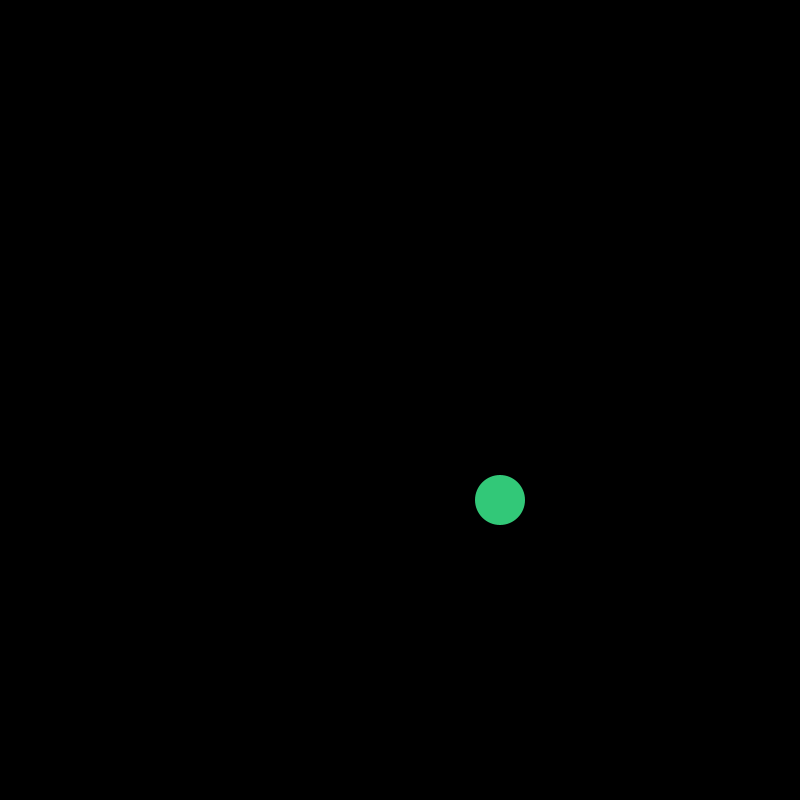
Frame 1 (no input)
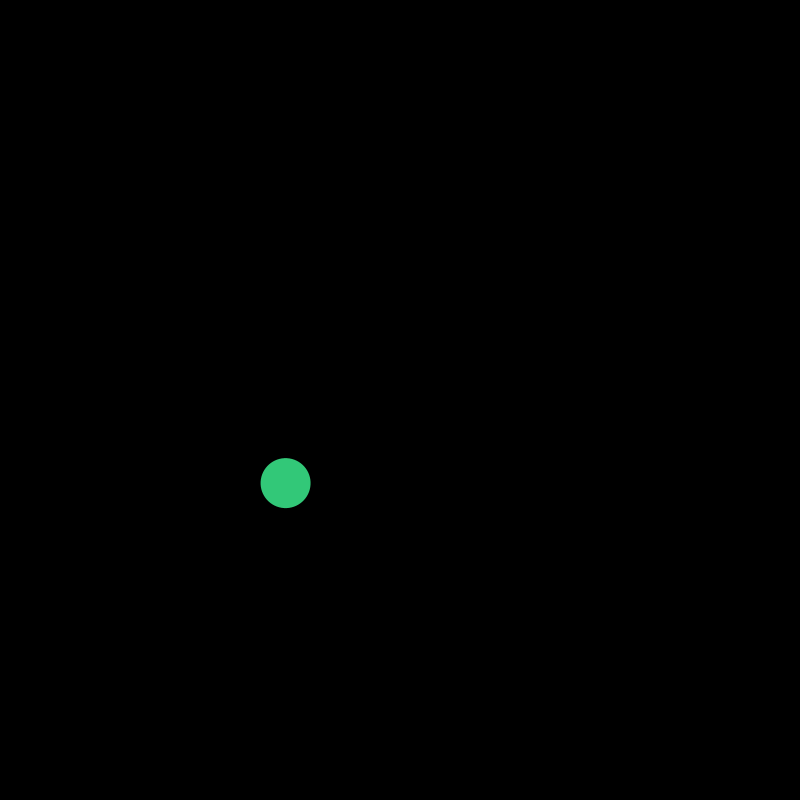
Frame 60 (the mouse pressed at the canvas centre just before this capture)
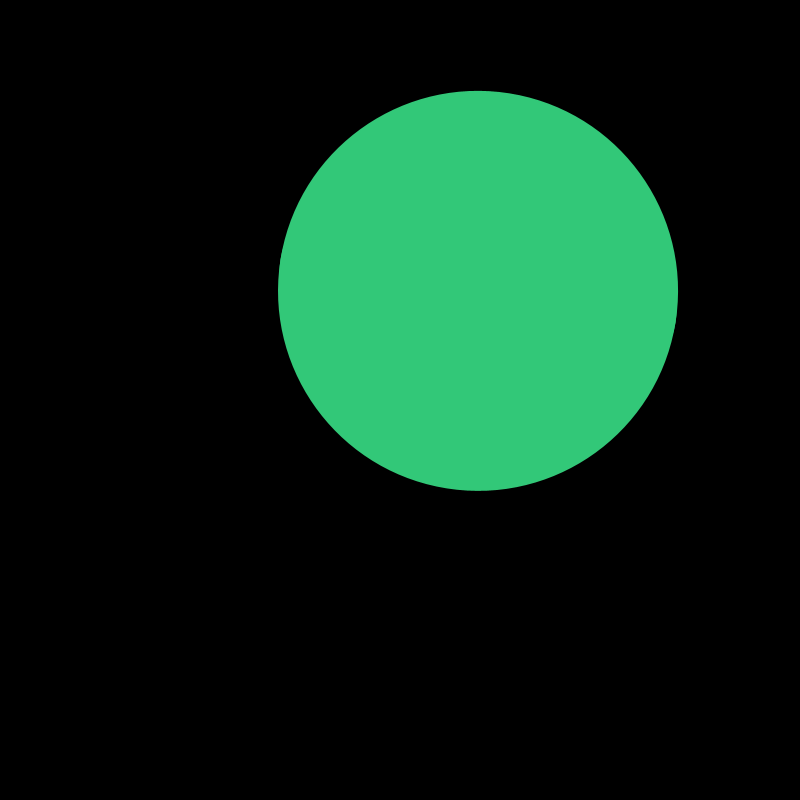
Frame 120 (the mouse held since frame 60 and released just before this capture)

The Processing sketch that drew these frames (run headless with seeded random() and noise(); from frame 60 on, the mouse is pressed at the canvas centre):

// Processing sketch: Matt
// ── Matt.pde
int x = 0;
int y = 0;
int angle = 0;
void setup() {
  size(800, 800);
  background(50);
}

void draw() {
  translate(width/2, height/2);
  rotate(radians(angle));
  background(0,0,0);
  noStroke();
  smooth();
  fill(50,200,120);

  ellipse(100, 100, 50, 50);
    ellipse(120,60,mouseX,mouseY);
  float mx=mouseX/2+60;
  ellipse(120,60,mx,mouseY);
  for (int y=0; y<=height; y+=40) {
    for (int x=0; x<=width; x+=40) {
  angle++;
  }
  }
}
